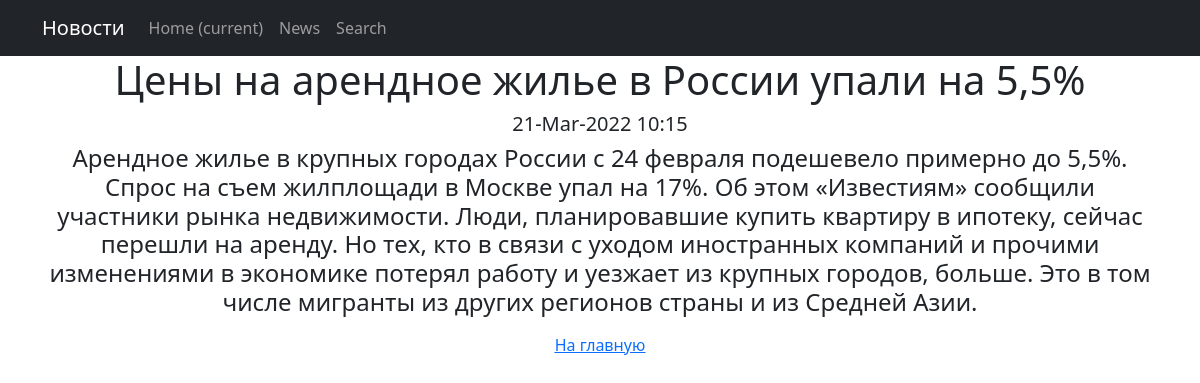
The app's page /news/15/ with its own data.
### news/models.py (models this page shows, shortened)
class Post(models.Model):
    author = models.ForeignKey(Author, on_delete=models.CASCADE)
    NEWS = 'NW'
    ARTICLE = 'AR'
    CATEGORY_CHOICES = (
        (NEWS, 'Новость'),
        (ARTICLE, 'Статья'),
    )
    categoryType = models.CharField(max_length=2, choices=CATEGORY_CHOICES, default=ARTICLE)
    dateCreation = models.DateTimeField(auto_now_add=True)
    postCategory = models.ManyToManyField(Category, through='PostCategory')
    title = models.CharField(max_length=128)
    text = models.TextField()
    rating = models.SmallIntegerField(default=0)

### news/views.py (the view)
# urls.py: path('<int:pk>/', PostDetailView.as_view(), name='post_detail'),
class PostDetailView(DetailView):
    template_name = 'flatpages/post_detail.html'
    queryset = Post.objects.all()

### news/templatetags/custom_filters.py (called while the page is built)
@register.filter(name='censor')
def censor(value):
    censor_list = ['bbb', 'ttt', 'zzz', 'lake', 'part', 'sport']
    for word in censor_list:
        value = value.replace(word[1:], '*' * (len(word)-1))
    return value

### templates/flatpages/post_detail.html (shortened to what this page needs)
{% extends 'flatpages/default.html' %}
{% load custom_filters %}
{% block content %}
<h1>{{ post.title|censor }}</h1>
<h5>{{ post.dateCreation|date:'d-M-Y H:i' }}</h5>
<h4>{{ post.text|censor }}</h4>
<a href="/news/"><u>На главную</u></a>
{% endblock content %}

### records on screen
Post: title|censor "Цены на арендное жилье в России упали на 5,5%", dateCreation "21-Mar-2022 10:15", text|censor "Арендное жилье в крупных городах России с 24 февраля подешевело примерно до 5,5%. Спрос на съем жилплощади в Москве упал на 17%. Об этом «Известиям» сообщили участники рынка недвижимости. Люди, планировавшие купить квартиру в ипотеку, сейчас перешли на аренду. Но тех, кто в связи с уходом иностранных компаний и прочими изменениями в экономике потерял работу и уезжает из крупных городов, больше. Это в том числе мигранты из других регионов страны и из Средней Азии."
